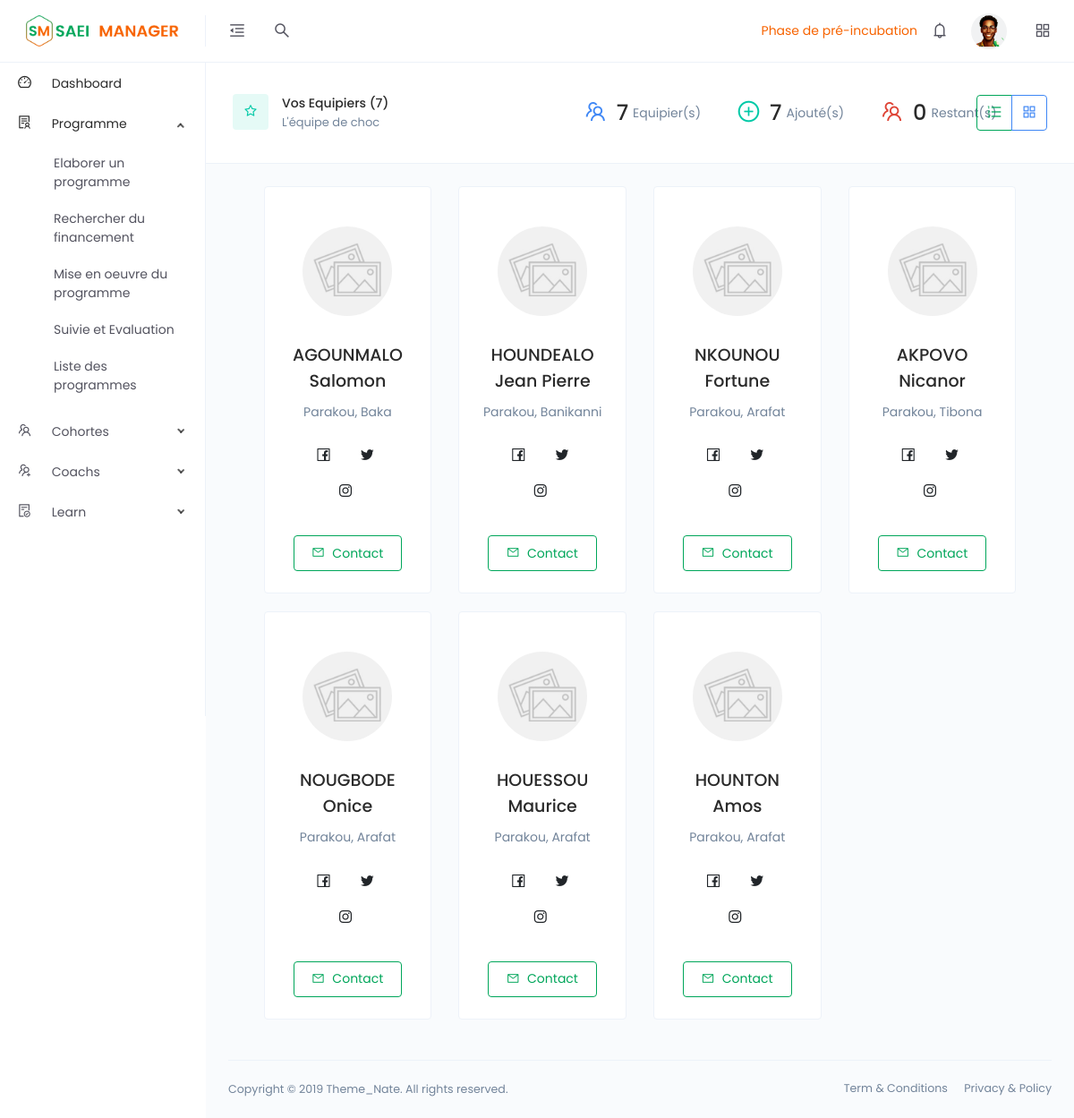
The app's page /programme-en-oeuvre.php (signed in) with its own data.
### tables this page shows
CREATE TABLE `equipier` (
  `id` int(11) NOT NULL,
  `nomEquipier` varchar(500) NOT NULL,
  `prenomEquipier` varchar(500) NOT NULL,
  `adresseEquipier` varchar(500) NOT NULL,
  `domaine` varchar(500) NOT NULL
);

### programme-en-oeuvre.php (the view, shortened to what this page needs)
<?php
    $nomstructure = $_SESSION['nom_structure'];
    $connect = DataBase::connect();
    $requete1 = $connect->query('SELECT * FROM equipier;');
    $taille = $requete1->rowCount();
    $requete2 = $connect->query("SELECT nombreEquipier FROM users_saei WHERE nomStructure ='$nomstructure' ;");
    $nombreEquipier = $requete2->fetch();
?>
<!DOCTYPE html>
<html lang="en">
<head>
    <link href="assets/css/app.min.css" rel="stylesheet">
</head>
<body>
    <div class="app">
        <div class="layout">
            <?php if(!empty($_SESSION)){ ?>
                <?php require 'headerSAEI.php'; ?>
            <?php }else{ header('Location: connexion.php'); } ?>
            <?php require 'side_nav.php'; ?>
            <div class="page-container">
                <div class="main-content">
                    <div class="page-header no-gutters">
                        <div class="row align-items-md-center">
                            <div class="col-md-5">
                                <div class="media m-v-10">
                                    <div class="avatar avatar-cyan avatar-icon avatar-square">
                                        <i class="anticon anticon-star"></i>
                                    </div>
                                    <div class="media-body m-l-15">
                                        <h6 class="mb-0">Vos Equipiers (7)</h6>
                                        <span class="text-gray font-size-13">L'équipe de choc</span>
                                    </div>
                                </div>
                            </div>
                            <div class="col-md-5 d-flex">
                                <div class="media align-items-center m-r-40 m-v-5">
                                    <div class="font-size-27">
                                        <i class="text-primary anticon anticon-team"></i>
                                    </div>
                                    <div class="d-flex align-items-center m-l-10">
                                        <h2 class="m-b-0 m-r-5"><?= $nombreEquipier['nombreEquipier'] ?></h2>
                                        <span class="text-gray">Equipier(s)</span>
                                    </div>
                                </div>
                                <div class="media align-items-center m-r-40 m-v-5">
                                    <a href="ajout-equipier.php">
                                        <div class="font-size-27">
                                            <i class="text-success  anticon anticon-plus-circle"></i>
                                        </div>
                                    </a>
                                    <div class="d-flex align-items-center m-l-10">
                                        <h2 class="m-b-0 m-r-5"><?= $taille ?></h2>
                                        <span class="text-gray">Ajouté(s)</span>
                                    </div>
                                </div>
                                <div class="media align-items-center m-v-5">
                                    <div class="font-size-27">
                                        <i class="text-danger anticon anticon-team"></i>
                                    </div>
                                    <div class="d-flex align-items-center m-l-10">
                                        <h2 class="m-b-0 m-r-5"><?php echo $nombreEquipier['nombreEquipier'] - $taille ?></h2>
                                        <span class="text-gray">Restant(s)</span>
                                    </div>
                                </div>
                            </div>
                            <div class="col-md-2">
                                <div class="text-md-right m-v-10">
                                    <div class="btn-group">
                                        <button id="list-view-btn" type="button" class="btn btn-default btn-icon">
                                            <i class="anticon anticon-ordered-list"></i>
                                        </button>
                                        <button id="card-view-btn" type="button" class="btn btn-default btn-icon active">
                                            <i class="anticon anticon-appstore"></i>
                                        </button>
                                    </div>
                                </div>
                            </div>
                        </div>
                    </div>
                    <div class="row">
                        <div class="col-lg-11 mx-auto">
                            <div class="row" id="card-view">
                                <?php
                                    $requete = $connect->prepare("SELECT * FROM equipier;");
                                    $requete->execute();
                                    if($requete->rowCount() == 0){
                                        echo '<p class="alert alert-success mx-auto text-center">🗣️ Vous n\'aviez pas encore d\'équipe </p>';
                                    }else{
                                        while($result = $requete->fetch()){
                                ?>
                                <div class="col-md-3">
                                    <div class="card">
                                        <div class="card-body">
                                            <div class="m-t-20 text-center">
                                                <div class="avatar avatar-image" style="height: 100px; width: 100px;">
                                                    <img src="assets/images/avatars/thumb-1.jpg" alt="">
                                                </div>
                                                <h4 class="m-t-30"><?php echo $result['nomEquipier']. '<br/>' .$result['prenomEquipier']; ?></h4>
                                                <p><?= $result['adresseEquipier'] ?></p>
                                            </div>
                                            <div class="text-center m-t-15">
                                                <button class="m-r-5 btn btn-icon btn-hover btn-rounded">
                                                    <i class="anticon anticon-facebook"></i>
                                                </button>
                                                <button class="m-r-5 btn btn-icon btn-hover btn-rounded">
                                                    <i class="anticon anticon-twitter"></i>
                                                </button>
                                                <button class="m-r-5 btn btn-icon btn-hover btn-rounded">
                                                    <i class="anticon anticon-instagram"></i>
                                                </button>
                                            </div>
                                            <div class="text-center m-t-30">
                                                <a href="profile.html" class="btn btn-default btn-tone">
                                                    <i class="anticon anticon-mail"></i>
                                                    <span class="m-l-5">Contact</span>
                                                </a>
                                            </div>
                                        </div>
                                    </div>
                                </div>
                                <?php }} ?>
                            </div>
                        </div>
                    </div>
                </div>
                <footer class="footer">
                    <div class="footer-content">
                        <p class="m-b-0">Copyright © 2019 Theme_Nate. All rights reserved.</p>
                        <span>
                            <a href="" class="text-gray m-r-15">Term &amp; Conditions</a>
                            <a href="" class="text-gray">Privacy &amp; Policy</a>
                        </span>
                    </div>
                </footer>
            </div>
        </div>
    </div>
</body>
</html>

### headerSAEI.php (shortened to what this page needs)
<div class="header">
    <div class="logo logo-dark my-auto">
        <a href="dashboardSAEI.php">
            <img src="assets/images/logo/logo-sm.png" alt="" class="img w-75">
        </a>
    </div>
    <div class="nav-wrap">
        <ul class="nav-left">
            <li class="desktop-toggle">
                <a href="javascript:void(0);">
                    <i class="anticon"></i>
                </a>
            </li>
            <li>
                <a href="javascript:void(0);" data-toggle="modal" data-target="#search-drawer">
                    <i class="anticon anticon-search"></i>
                </a>
            </li>
        </ul>
        <ul class="nav-right">
            <li class="text-orange">
                <?= $_SESSION['phaseAccompagnement'] ?>
            </li>
            <li class="dropdown dropdown-animated scale-left">
                <a href="javascript:void(0);" data-toggle="dropdown">
                    <i class="anticon anticon-bell notification-badge"></i>
                </a>
            </li>
            <li class="dropdown dropdown-animated scale-left">
                <div class="pointer" data-toggle="dropdown">
                    <div class="avatar avatar-image  m-h-10 m-r-15">
                        <img src="assets/images/avatars/default-img1.png"  alt="">
                    </div>
                </div>
            </li>
            <li>
                <a href="javascript:void(0);" data-toggle="modal" data-target="#quick-view">
                    <i class="anticon anticon-appstore"></i>
                </a>
            </li>
        </ul>
    </div>
</div>

### side_nav.php (shortened to what this page needs)
<div class="side-nav">
    <div class="side-nav-inner">
        <ul class="side-nav-menu scrollable">
            <li class="nav-item dropdown open">
                <a class="dropdown-toggle" href="dashboardSAEI.php">
                    <span class="icon-holder">
                        <i class="anticon anticon-dashboard"></i>
                    </span>
                    <span class="title">Dashboard</span>
                </a>
            </li>
            <li class="nav-item dropdown open">
                <a class="dropdown-toggle" href="javascript:void(0);">
                    <span class="icon-holder">
                        <i class="anticon anticon-solution"></i>
                    </span>
                    <span class="title">Programme</span>
                </a>
                <ul class="dropdown-menu">
                    <li class="">
                        <a href="elaborer-program.php">Elaborer un programme</a>
                    </li>
                    <li class="">
                        <a href="rechercher-finance.php">Rechercher du financement</a>
                    </li>
                    <li class="">
                        <a href="programme-en-oeuvre.php">Mise en oeuvre du programme</a>
                    </li>
                    <li class="">
                        <a href="dashboardSAEI.php">Suivie et Evaluation</a>
                    </li>
                    <li class="">
                        <a href="list-program.php">Liste des programmes</a>
                    </li>
                </ul>
            </li>
            <li class="nav-item dropdown">
                <a class="dropdown-toggle" href="javascript:void(0);">
                    <span class="icon-holder">
                        <i class="anticon anticon-team"></i>
                    </span>
                    <span class="title">Cohortes</span>
                </a>
            </li>
            <li class="nav-item dropdown">
                <a class="dropdown-toggle" href="javascript:void(0);">
                    <span class="icon-holder">
                        <i class="anticon anticon-usergroup-add"></i>
                    </span>
                    <span class="title">Coachs</span>
                </a>
            </li>
            <li class="nav-item dropdown">
                <a class="dropdown-toggle" href="javascript:void(0);">
                    <span class="icon-holder">
                        <i class="anticon anticon-file-done"></i>
                    </span>
                    <span class="title">Learn</span>
                </a>
            </li>
        </ul>
    </div>
</div>

### headerSAEI.php (style rules this page uses)
a { color: black; text-decoration: none; }
.text-orange { color: #F76300; }
.btn-default { background-color: transparent; border: 1px solid #00A65A; color: #00A65A; }

### records on screen
equipier: nomEquipier "AGOUNMALO", prenomEquipier "Salomon", adresseEquipier "Parakou, Baka"
equipier: nomEquipier "HOUNDEALO", prenomEquipier "Jean Pierre", adresseEquipier "Parakou, Banikanni"
equipier: nomEquipier "NKOUNOU", prenomEquipier "Fortune", adresseEquipier "Parakou, Arafat"
equipier: nomEquipier "AKPOVO", prenomEquipier "Nicanor", adresseEquipier "Parakou, Tibona"
equipier: nomEquipier "NOUGBODE", prenomEquipier "Onice", adresseEquipier "Parakou, Arafat"
equipier: nomEquipier "HOUESSOU", prenomEquipier "Maurice", adresseEquipier "Parakou, Arafat"
equipier: nomEquipier "HOUNTON", prenomEquipier "Amos", adresseEquipier "Parakou, Arafat"

### other values on screen
$_SESSION['phaseAccompagnement'] "Phase de pré-incubation"
$nombreEquipier['nombreEquipier'] "7"
$taille "7"
$nombreEquipier['nombreEquipier'] - $taille "0"
